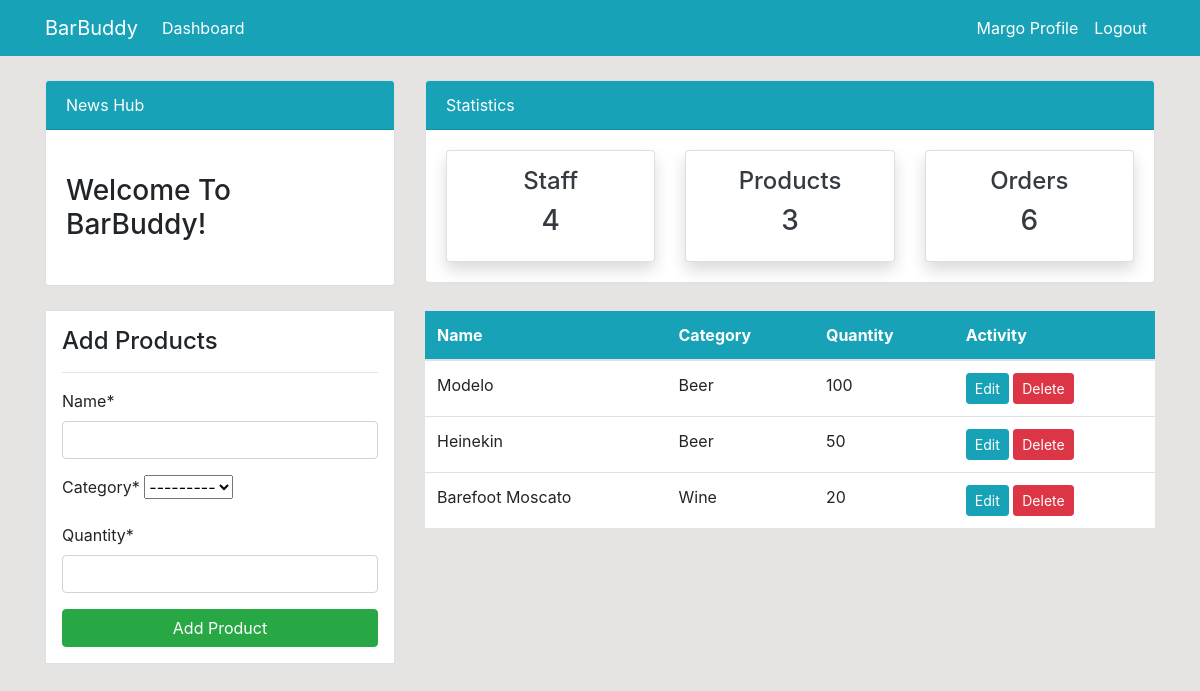
Page /product/ (signed in) on the earlier database version.
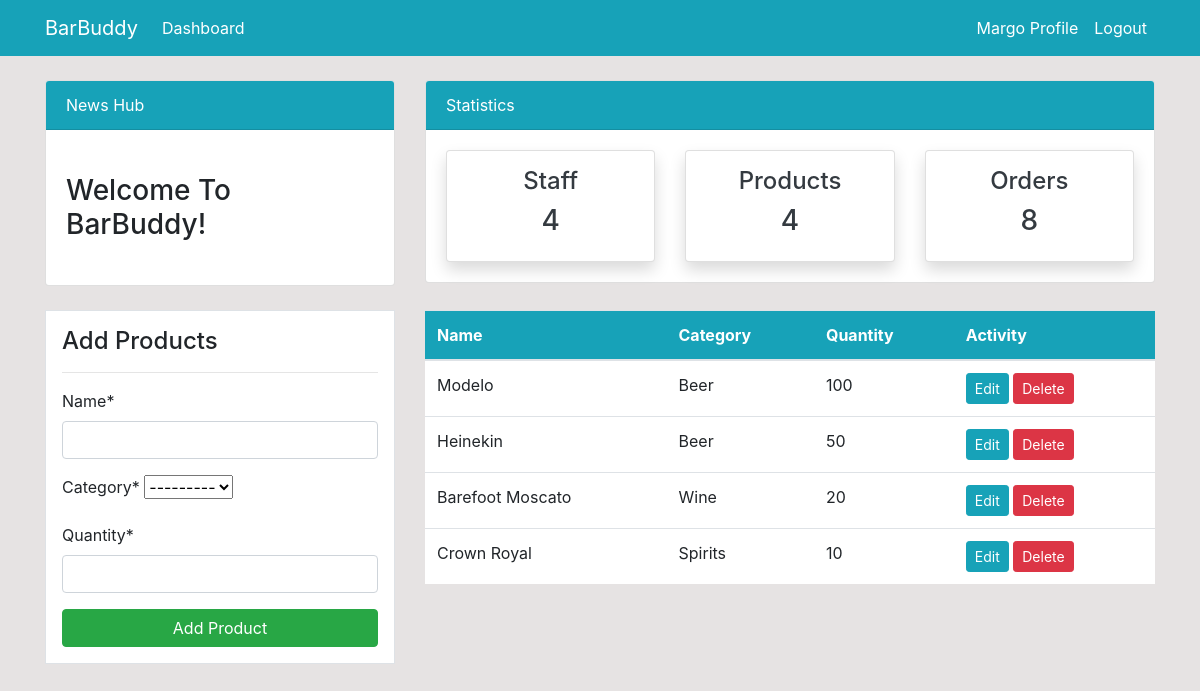
Same page on the later database version.
### dashboard/models.py (models this page shows, shortened)
class Product(models.Model):
    name = models.CharField(max_length=100, null=True)
    category = models.CharField(max_length=20, choices=CATEGORY, null=True)
    quantity = models.PositiveIntegerField(null=True)
    class Meta:
        verbose_name_plural = 'Products'

### dashboard/views.py (the view)
# urls.py: path('product/', views.product, name='dashboard-product'),
@login_required
def product(request):
    items = Product.objects.all()
    products_count = items.count()
    workers_count = User.objects.all().count()
    orders_count = Order.objects.aggregate(Sum('order_quantity'))['order_quantity__sum'] or 0
    if request.method == 'POST':
        form = ProductForm(request.POST)
        if form.is_valid():
            form.save()
            return redirect('dashboard-product')
    else:
        form = ProductForm()
    context = {
        'items': items,
        'form': form,
        'products_count': products_count,
        'workers_count': workers_count,
        'orders_count': orders_count,
    }
    return render(request, 'dashboard/product.html', context)

### dashboard/forms.py
class ProductForm(forms.ModelForm):
    class Meta:
        model = Product
        fields = '__all__'

### templates/dashboard/product.html (shortened to what this page needs)
{% extends 'partials/base.html' %}
{% load crispy_forms_filters %}
{% load crispy_forms_tags %}
{% block content %}
    {% include 'partials/topnav.html' %}
    <div class="container">
        <div class="row my-4">
            <div class="col-md-4">
                <div class="border bg-white p-3">
                    <h4>Add Products</h4>
                    <hr>
                    <form method="POST">
                        {{ form|crispy }}
                        <input class="btn btn-success btn-block" type="submit" value="Add Product">
                    </form>
                </div>
            </div>
            <div class="col-md-8">
                <table class="table bg-white">
                    <thead class="bg-info">
                        <tr class="text-white">
                            <th scope="col">Name</th>
                            <th scope="col">Category</th>
                            <th scope="col">Quantity</th>
                            <th scope="col">Activity</th>
                        </tr>
                    </thead>
                    <tbody>
                        {% for item in items %}
                        <tr>
                            <td>{{ item.name }}</td>
                            <td>{{ item.category }}</td>
                            <td>{{ item.quantity }}</td>
                            <td>
                                <a class="btn btn-info btn-sm" href="{% url 'dashboard-product-edit' item.id %}">Edit</a>
                                <a class="btn btn-danger btn-sm" href="{% url 'dashboard-product-delete' item.id %}">Delete</a>
                            </td>
                        </tr>
                        {% endfor %}
                    </tbody>
                </table>
            </div>
        </div>
    </div>
 {% endblock %}

Differences in the rows shown:
added Product: name "Crown Royal", category "Spirits", quantity "10"
Other differences:
{{ products_count }}: "3" → "4"
{{ orders_count }}: "6" → "8"
